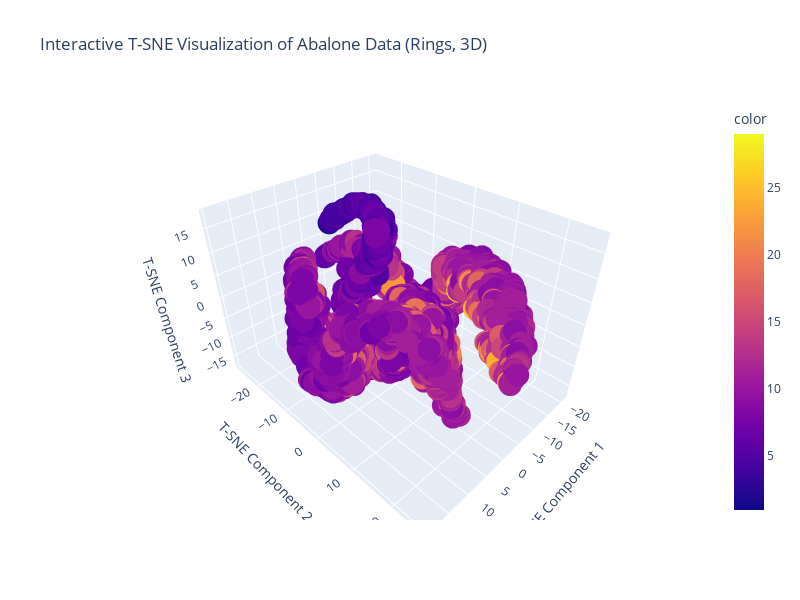

The code cell stored with this chart in its notebook:
### Code cell
# 1. Інтерактивний T-SNE для Rings (3D)
fig = px.scatter_3d(
    x=X_tsne_embedded[:, 0],
    y=X_tsne_embedded[:, 1],
    z=X_tsne_embedded[:, 2],
    color=abalone['Rings'],
    title="Interactive T-SNE Visualization of Abalone Data (Rings, 3D)",
    labels={'x': 'T-SNE Component 1', 'y': 'T-SNE Component 2', 'z': 'T-SNE Component 3'},
    # color_continuous_scale='Viridis'
)
fig.update_layout(width=800, height=600)
fig.show()

### Figure 1 — Plotly figure (JSON) as saved in the notebook; plotly's stock layout.template omitted (floating-point values rounded to 4 significant figures; data arrays with more than 128 entries replaced by an {"elided": "..."} marker saying what was removed)
{"data": [{"hovertemplate": "T-SNE Component 1=%{x}<br>T-SNE Component 2=%{y}<br>T-SNE Component 3=%{z}<br>color=%{marker.color}<extra></extra>", "legendgroup": "", "marker": {"color": {"elided": "4176 int values"}, "coloraxis": "coloraxis", "symbol": "circle"}, "mode": "markers", "name": "", "scene": "scene", "showlegend": false, "x": {"elided": "4176 float values"}, "y": {"elided": "4176 float values"}, "z": {"elided": "4176 float values"}, "type": "scatter3d"}], "layout": {"scene": {"domain": {"x": [0.0, 1.0], "y": [0.0, 1.0]}, "xaxis": {"title": {"text": "T-SNE Component 1"}}, "yaxis": {"title": {"text": "T-SNE Component 2"}}, "zaxis": {"title": {"text": "T-SNE Component 3"}}}, "coloraxis": {"colorbar": {"title": {"text": "color"}}, "colorscale": [[0.0, "#0d0887"], [0.1111, "#46039f"], [0.2222, "#7201a8"], [0.3333, "#9c179e"], [0.4444, "#bd3786"], [0.5556, "#d8576b"], [0.6667, "#ed7953"], [0.7778, "#fb9f3a"], [0.8889, "#fdca26"], [1.0, "#f0f921"]]}, "legend": {"tracegroupgap": 0}, "title": {"text": "Interactive T-SNE Visualization of Abalone Data (Rings, 3D)"}, "width": 800, "height": 600}}
